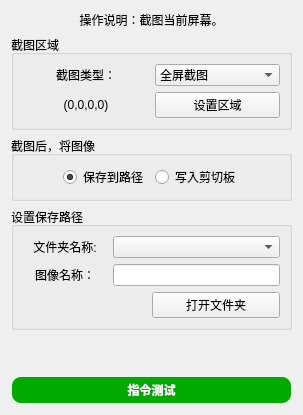
       <widget class="QWidget" name="tab_17">
        <attribute name="title">
         <string>屏幕截图</string>
        </attribute>
        <layout class="QVBoxLayout" name="verticalLayout_52">
         <item>
          <widget class="QLabel" name="label_99">
           <property name="sizePolicy">
            <sizepolicy hsizetype="Preferred" vsizetype="Preferred">
             <horstretch>0</horstretch>
             <verstretch>0</verstretch>
            </sizepolicy>
           </property>
           <property name="text">
            <string>操作说明：截图当前屏幕。</string>
           </property>
           <property name="alignment">
            <set>Qt::AlignmentFlag::AlignCenter</set>
           </property>
           <property name="wordWrap">
            <bool>false</bool>
           </property>
           <property name="margin">
            <number>0</number>
           </property>
           <property name="indent">
            <number>-1</number>
           </property>
           <property name="openExternalLinks">
            <bool>false</bool>
           </property>
          </widget>
         </item>
         <item>
          <widget class="QGroupBox" name="groupBox_68">
           <property name="title">
            <string>截图区域</string>
           </property>
           <layout class="QGridLayout" name="gridLayout_67">
            <item row="0" column="0">
             <widget class="QLabel" name="label_19">
              <property name="text">
               <string>截图类型：</string>
              </property>
              <property name="alignment">
               <set>Qt::AlignmentFlag::AlignCenter</set>
              </property>
             </widget>
            </item>
            <item row="0" column="1">
             <widget class="QComboBox" name="comboBox_67">
              <item>
               <property name="text">
                <string>全屏截图</string>
               </property>
              </item>
              <item>
               <property name="text">
                <string>区域截图</string>
               </property>
              </item>
             </widget>
            </item>
            <item row="1" column="0">
             <widget class="QLabel" name="label_164">
              <property name="text">
               <string>(0,0,0,0)</string>
              </property>
              <property name="alignment">
               <set>Qt::AlignmentFlag::AlignCenter</set>
              </property>
             </widget>
            </item>
            <item row="1" column="1">
             <widget class="QPushButton" name="pushButton_60">
              <property name="text">
               <string>设置区域</string>
              </property>
             </widget>
            </item>
           </layout>
          </widget>
         </item>
         <item>
          <widget class="QGroupBox" name="groupBox_69">
           <property name="title">
            <string>截图后，将图像</string>
           </property>
           <layout class="QHBoxLayout" name="horizontalLayout_29">
            <item>
             <spacer name="horizontalSpacer_22">
              <property name="orientation">
               <enum>Qt::Orientation::Horizontal</enum>
              </property>
              <property name="sizeHint" stdset="0">
               <size>
                <width>40</width>
                <height>20</height>
               </size>
              </property>
             </spacer>
            </item>
            <item>
             <widget class="QRadioButton" name="radioButton_9">
              <property name="text">
               <string>保存到路径</string>
              </property>
              <property name="checked">
               <bool>true</bool>
              </property>
             </widget>
            </item>
            <item>
             <widget class="QRadioButton" name="radioButton_8">
              <property name="text">
               <string>写入剪切板</string>
              </property>
             </widget>
            </item>
            <item>
             <spacer name="horizontalSpacer_23">
              <property name="orientation">
               <enum>Qt::Orientation::Horizontal</enum>
              </property>
              <property name="sizeHint" stdset="0">
               <size>
                <width>40</width>
                <height>20</height>
               </size>
              </property>
             </spacer>
            </item>
           </layout>
          </widget>
         </item>
         <item>
          <widget class="QGroupBox" name="groupBox_14">
           <property name="title">
            <string>设置保存路径</string>
           </property>
           <layout class="QVBoxLayout" name="verticalLayout_37">
            <item>
             <layout class="QGridLayout" name="gridLayout_27" columnstretch="1,2">
              <item row="0" column="0">
               <widget class="QLabel" name="label_76">
                <property name="text">
                 <string>文件夹名称:</string>
                </property>
                <property name="alignment">
                 <set>Qt::AlignmentFlag::AlignCenter</set>
                </property>
               </widget>
              </item>
              <item row="0" column="1">
               <widget class="QComboBox" name="comboBox_31" />
              </item>
              <item row="1" column="0">
               <widget class="QLabel" name="label_77">
                <property name="text">
                 <string>图像名称：</string>
                </property>
                <property name="alignment">
                 <set>Qt::AlignmentFlag::AlignCenter</set>
                </property>
               </widget>
              </item>
              <item row="1" column="1">
               <widget class="QLineEdit" name="lineEdit_16" />
              </item>
             </layout>
            </item>
            <item>
             <layout class="QHBoxLayout" name="horizontalLayout_30" stretch="1,1">
              <item>
               <spacer name="horizontalSpacer_24">
                <property name="orientation">
                 <enum>Qt::Orientation::Horizontal</enum>
                </property>
                <property name="sizeHint" stdset="0">
                 <size>
                  <width>40</width>
                  <height>20</height>
                 </size>
                </property>
               </spacer>
              </item>
              <item>
               <widget class="QPushButton" name="pushButton_62">
                <property name="text">
                 <string>打开文件夹</string>
                </property>
               </widget>
              </item>
             </layout>
            </item>
           </layout>
          </widget>
         </item>
         <item>
          <spacer name="verticalSpacer_14">
           <property name="orientation">
            <enum>Qt::Orientation::Vertical</enum>
           </property>
           <property name="sizeHint" stdset="0">
            <size>
             <width>20</width>
             <height>40</height>
            </size>
           </property>
          </spacer>
         </item>
         <item>
          <widget class="QPushButton" name="pushButton_61">
           <property name="palette">
            <palette>
             <active>
              <colorrole role="WindowText">
               <brush brushstyle="SolidPattern">
                <color alpha="255">
                 <red>255</red>
                 <green>255</green>
                 <blue>255</blue>
                </color>
               </brush>
              </colorrole>
              <colorrole role="Button">
               <brush brushstyle="SolidPattern">
                <color alpha="255">
                 <red>0</red>
                 <green>170</green>
                 <blue>0</blue>
                </color>
               </brush>
              </colorrole>
              <colorrole role="Text">
               <brush brushstyle="SolidPattern">
                <color alpha="255">
                 <red>255</red>
                 <green>255</green>
                 <blue>255</blue>
                </color>
               </brush>
              </colorrole>
              <colorrole role="ButtonText">
               <brush brushstyle="SolidPattern">
                <color alpha="255">
                 <red>255</red>
                 <green>255</green>
                 <blue>255</blue>
                </color>
               </brush>
              </colorrole>
              <colorrole role="Base">
               <brush brushstyle="SolidPattern">
                <color alpha="255">
                 <red>0</red>
                 <green>170</green>
                 <blue>0</blue>
                </color>
               </brush>
              </colorrole>
              <colorrole role="Window">
               <brush brushstyle="SolidPattern">
                <color alpha="255">
                 <red>0</red>
                 <green>170</green>
                 <blue>0</blue>
                </color>
               </brush>
              </colorrole>
              <colorrole role="PlaceholderText">
               <brush brushstyle="NoBrush">
                <color alpha="128">
                 <red>255</red>
                 <green>255</green>
                 <blue>255</blue>
                </color>
               </brush>
              </colorrole>
             </active>
             <inactive>
              <colorrole role="WindowText">
               <brush brushstyle="SolidPattern">
                <color alpha="255">
                 <red>255</red>
                 <green>255</green>
                 <blue>255</blue>
                </color>
               </brush>
              </colorrole>
              <colorrole role="Button">
               <brush brushstyle="SolidPattern">
                <color alpha="255">
                 <red>0</red>
                 <green>170</green>
                 <blue>0</blue>
                </color>
               </brush>
              </colorrole>
              <colorrole role="Text">
               <brush brushstyle="SolidPattern">
                <color alpha="255">
                 <red>255</red>
                 <green>255</green>
                 <blue>255</blue>
                </color>
               </brush>
              </colorrole>
              <colorrole role="ButtonText">
               <brush brushstyle="SolidPattern">
                <color alpha="255">
                 <red>255</red>
                 <green>255</green>
                 <blue>255</blue>
                </color>
               </brush>
              </colorrole>
              <colorrole role="Base">
               <brush brushstyle="SolidPattern">
                <color alpha="255">
                 <red>0</red>
                 <green>170</green>
                 <blue>0</blue>
                </color>
               </brush>
              </colorrole>
              <colorrole role="Window">
               <brush brushstyle="SolidPattern">
                <color alpha="255">
                 <red>0</red>
                 <green>170</green>
                 <blue>0</blue>
                </color>
               </brush>
              </colorrole>
              <colorrole role="PlaceholderText">
               <brush brushstyle="NoBrush">
                <color alpha="128">
                 <red>255</red>
                 <green>255</green>
                 <blue>255</blue>
                </color>
               </brush>
              </colorrole>
             </inactive>
             <disabled>
              <colorrole role="WindowText">
               <brush brushstyle="SolidPattern">
                <color alpha="255">
                 <red>255</red>
                 <green>255</green>
                 <blue>255</blue>
                </color>
               </brush>
              </colorrole>
              <colorrole role="Button">
               <brush brushstyle="SolidPattern">
                <color alpha="255">
                 <red>0</red>
                 <green>170</green>
                 <blue>0</blue>
                </color>
               </brush>
              </colorrole>
              <colorrole role="Text">
               <brush brushstyle="SolidPattern">
                <color alpha="255">
                 <red>255</red>
                 <green>255</green>
                 <blue>255</blue>
                </color>
               </brush>
              </colorrole>
              <colorrole role="ButtonText">
               <brush brushstyle="SolidPattern">
                <color alpha="92">
                 <red>0</red>
                 <green>0</green>
                 <blue>0</blue>
                </color>
               </brush>
              </colorrole>
              <colorrole role="Base">
               <brush brushstyle="SolidPattern">
                <color alpha="255">
                 <red>0</red>
                 <green>170</green>
                 <blue>0</blue>
                </color>
               </brush>
              </colorrole>
              <colorrole role="Window">
               <brush brushstyle="SolidPattern">
                <color alpha="255">
                 <red>0</red>
                 <green>170</green>
                 <blue>0</blue>
                </color>
               </brush>
              </colorrole>
              <colorrole role="PlaceholderText">
               <brush brushstyle="NoBrush">
                <color alpha="128">
                 <red>255</red>
                 <green>255</green>
                 <blue>255</blue>
                </color>
               </brush>
              </colorrole>
             </disabled>
            </palette>
           </property>
           <property name="font">
            <font>
             <family>Microsoft YaHei</family>
             <bold>true</bold>
            </font>
           </property>
           <property name="styleSheet">
            <string notr="true">QPushButton {
    background-color: rgb(0, 170, 0);
    color: white;
    border-radius: 10px; /* 设置圆角半径 */
    font-family: 'Microsoft YaHei'; /* 设置字体为微软雅黑 */
    padding: 3px 5px; /* 设置内边距，使按钮看起来更美观 */
    border: 2px solid transparent; /* 设置边框为透明 */
}

QPushButton:hover {
    background-color: rgb(0, 150, 0); /* 设置鼠标悬停时的背景颜色 */
}

QPushButton:pressed {
    background-color: rgb(0, 100, 0); /* 设置按钮按下时的背景颜色 */
}
</string>
           </property>
           <property name="text">
            <string>指令测试</string>
           </property>
          </widget>
         </item>
        </layout>
       </widget>
